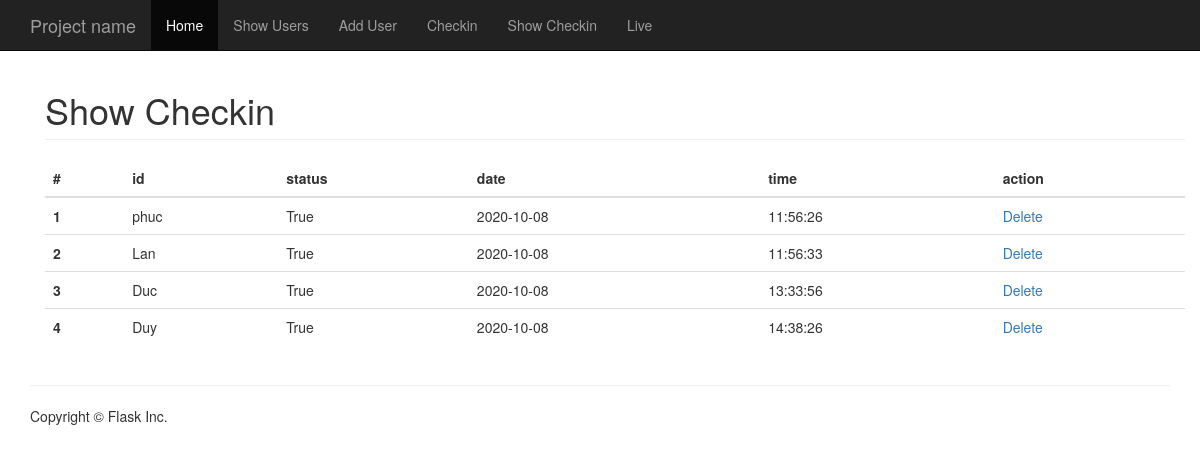
/showcheckin, run on the app's committed database.
### app/models.py (models this page shows, shortened)
class User(db.Model):
    __tablename__ = 'users'
    id = db.Column(db.Integer, primary_key = True)
    name = db.Column(db.String(255))

class Check_in(db.Model):
    __tablename__ = 'date_time'
    id = db.Column(db.Integer, primary_key = True)
    id_nv = db.Column(db.Integer)
    status = db.Column(db.Boolean)
    date = db.Column(db.String(255))
    time = db.Column(db.String(255))

### app/views.py (the view)
@app.route('/showcheckin')
def show_checkin():
    checkin = db.session.query(Check_in.id, Check_in.id_nv, Check_in.status, Check_in.date,Check_in.time, User.name).filter_by(id_nv= User.id).all()
    return render_template('show_checkin.html', users=checkin)

### app/templates/show_checkin.html (shortened to what this page needs)
{% extends 'base.html' %}
{% block main %}
<div class="container">
  <h1 class="page-header">Show Checkin</h1>
    <table class="table">
  <thead>
    <tr>
      <th scope="col">#</th>
      <th scope="col">id</th>
      <th scope="col">status</th>
      <th scope="col">date</th>
      <th scope="col">time</th>
      <th scope="col">action</th>
    </tr>
  </thead>
  <tbody>
  {% for i in range(users| length) %}
    <tr>
      <th scope="row">{{ i+1 }}</th>
      <td>{{ users[i].name }}</td>
      <td>{{ users[i].status }}</td>
      <td>{{ users[i].date }}</td>
      <td>{{ users[i].time }}</td>
      <td><a href="./remove/checkin/{{ users[i].id }}">Delete</a></td>
    </tr>
    {% endfor %}
  </tbody>
</table>
</div>
{% endblock %}

### app/static/css/app.css (style rules this page uses)
body { padding-top: 50px; }

### data on the page
User: name "phuc"
Check_in: date "2020-10-08", time "11:56:26"
User: name "Lan"
Check_in: date "2020-10-08", time "11:56:33"
User: name "Duc"
Check_in: date "2020-10-08", time "13:33:56"
User: name "Duy"
Check_in: date "2020-10-08", time "14:38:26"

### other printed values
{{ i+1 }} "1" "2" "3" "4"
{{ users[i].status }} "True" "True" "True" "True"
